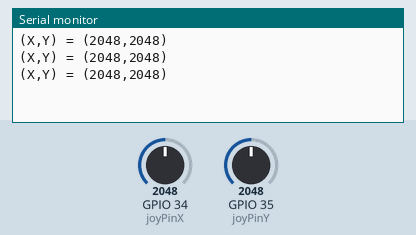
Bench run of a sketch on a simulated ESP32. Shown: the last lines printed to the serial monitor. The test bench sets the inputs (shaded band); at power-on: GPIO 34 (joyPinX) = 2048, GPIO 35 (joyPinY) = 2048.

Above: at 2.2 s.
2.3 s: GPIO 34 (joyPinX) set to 2866
At 2.9 s:
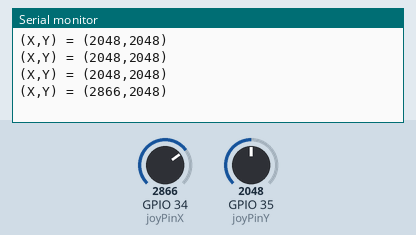
3.8 s: GPIO 35 (joyPinY) set to 2866
At 4.4 s:
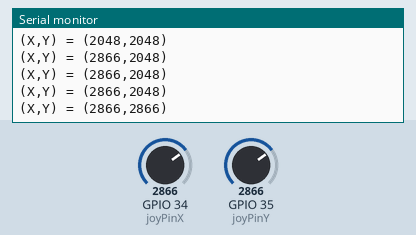
5.3 s: GPIO 34 (joyPinX) set to 3603
At 5.9 s:
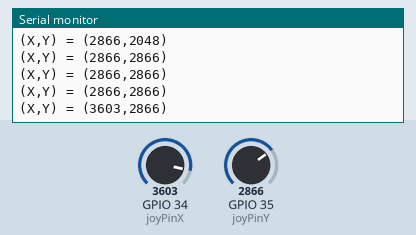
6.8 s: GPIO 35 (joyPinY) set to 3603
At 7.4 s:
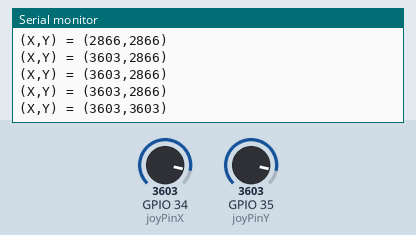
Timing chart, 0 to 9.3 s (numbered marks = the images above; inputs shaded):
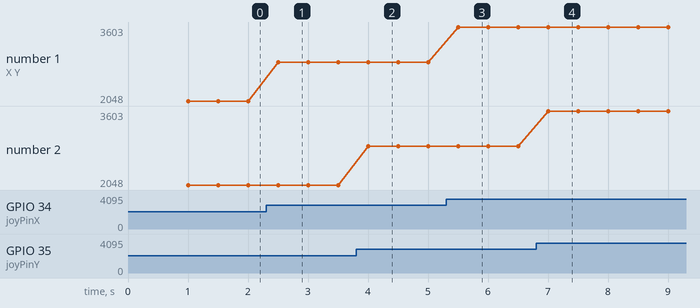

The sketch:

esp32-analogIn-joystick.ino
```cpp
// Joystick is connected to GPIO 34/35 (Analog ADC1_CH6/7)
const int joyPinX = 34;
const int joyPinY = 35;

// variable for storing the Joystick values
int xValue = 0, yValue = 0;

void setup() {
  Serial.begin(115200);
  delay(1000);
}
void loop() {
// Reading Joystick values
  xValue = analogRead(joyPinX);
  yValue = analogRead(joyPinY);
  String str = "(X,Y) = (" + String(xValue) + ',' + String(yValue) + ")\n";
  Serial.print(str);
  delay(500);
}
```

Measured:
- after the input at 2.3 s, the serial monitor: prints a new line after 0.20 s (image 1)
- after the input at 3.8 s, the serial monitor: prints a new line after 0.20 s (image 2)
- after the input at 5.3 s, the serial monitor: prints a new line after 0.20 s (image 3)
- after the input at 6.8 s, the serial monitor: prints a new line after 0.20 s (image 4)
- plotted number 1: 2048 → 2866 after the input at 2.3 s, 2866 → 3603 after the input at 5.3 s
